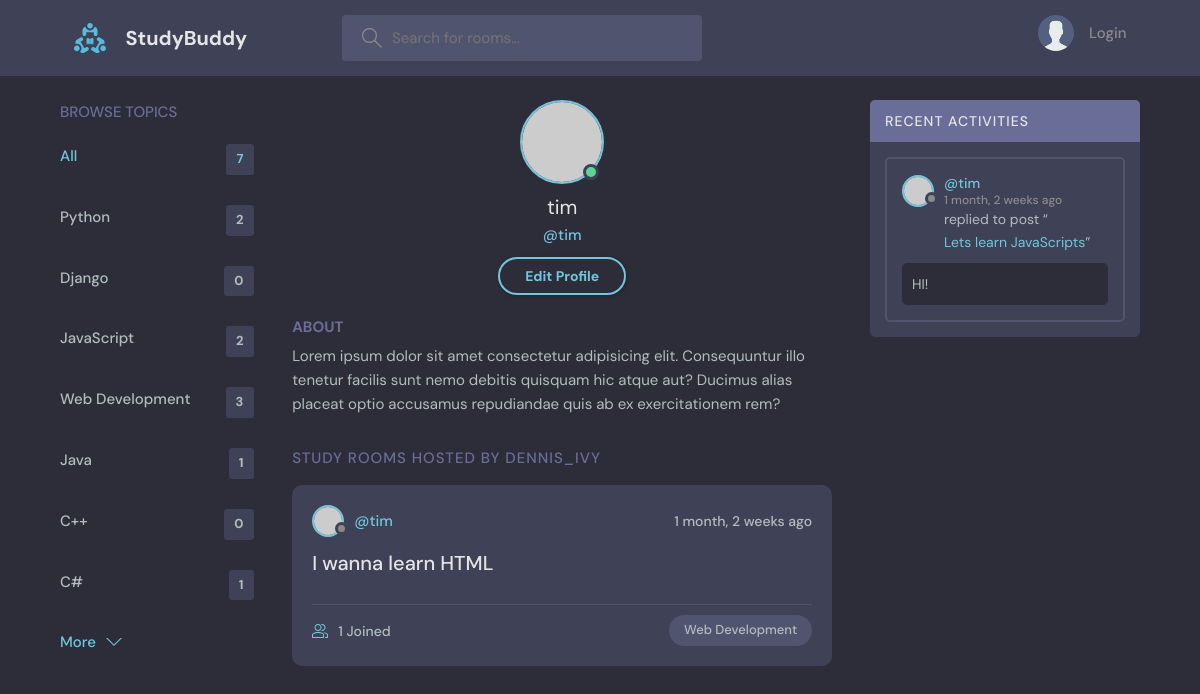
The app's page /profile/2/ with its own data.
### base/models.py (models this page shows, shortened)
class Topic(models.Model):
    name = models.CharField(max_length=200)

class Room(models.Model):
    host = models.ForeignKey(User, on_delete=models.SET_NULL, null=True)
    topic = models.ForeignKey(Topic, on_delete=models.SET_NULL, null=True)
    name = models.CharField(max_length=200)
    description = models.TextField(null=True, blank=True)
    participants = models.ManyToManyField(User, related_name='participants', blank=True)
    updated = models.DateTimeField(auto_now=True)
    created = models.DateTimeField(auto_now_add=True)
    class Meta:
        ordering = ['-updated', '-created']
    def __str__(self):
        return str(self.name)

class Message(models.Model):
    user = models.ForeignKey(User, on_delete=models.CASCADE)
    room = models.ForeignKey(Room, on_delete=models.CASCADE)
    body = models.TextField()
    updated = models.DateTimeField(auto_now=True)
    created = models.DateTimeField(auto_now_add=True)
    class Meta:
        ordering = ['-updated', '-created']

### base/views.py (the view)
# urls.py: path('profile/<str:pk>/', views.user_profile, name='user-profile'),
def user_profile(request, pk):
    user = User.objects.get(id=pk)
    room_messages = user.message_set.all()
    topics = Topic.objects.all()
    rooms = user.room_set.all()
    context = { 'user': user, 'rooms': rooms, 'room_messages': room_messages, 'topics': topics }
    return render(request, 'base/profile.html', context)

### base/templates/base/profile.html
{% extends 'index.html' %}
{% block content %}
  <main class="profile-page layout layout--3">
    <div class="container">
      {% include 'base/topics_component.html' %}
      <div class="roomList">
        <div class="profile">
          <div class="profile__avatar">
            <div class="avatar avatar--large active">
              <img src="https://randomuser.me/api/portraits/men/11.jpg" />
            </div>
          </div>
          <div class="profile__info">
            <h3>{{user.username}}</h3>
            <p>@{{user.username}}</p>
            <a href="edit-user.html" class="btn btn--main btn--pill">Edit Profile</a>
          </div>
          <div class="profile__about">
            <h3>About</h3>
            <p>
              Lorem ipsum dolor sit amet consectetur adipisicing elit. Consequuntur illo tenetur
              facilis sunt nemo debitis quisquam hic atque aut? Ducimus alias placeat optio
              accusamus repudiandae quis ab ex exercitationem rem?
            </p>
          </div>
        </div>
        <div class="roomList__header">
          <div>
            <h2>Study Rooms Hosted by dennis_ivy</a>
            </h2>
          </div>
        </div>
        {% include 'base/feed_component.html' %}
      </div>
      {% include 'base/activity_component.html' %}
    </div>
  </main>
{% endblock content %}

### base/templates/base/topics_component.html
<div class="topics">
    <div class="topics__header">
      <h2>Browse Topics</h2>
    </div>
    <ul class="topics__list">
      <li>
        <a href="{% url 'home' %}" class="active">All <span>{{topics.count}}</span></a>
      </li>
      {% for topic in topics %}
      <li>
        <a href="{% url 'home' %}?q={{topic.name}}">{{topic.name}} <span>{{topic.room_set.all.count}}</span></a>
      </li>
      {% endfor %}
    </ul>
    <a class="btn btn--link" href="topics.html">
      More
      <svg version="1.1" xmlns="http://www.w3.org/2000/svg" width="32" height="32" viewBox="0 0 32 32">
        <title>chevron-down</title>
        <path d="M16 21l-13-13h-3l16 16 16-16h-3l-13 13z"></path>
      </svg>
    </a>
  </div>

### base/templates/base/feed_component.html (shortened to what this page needs)
{% for room in rooms %}
<div class="roomListRoom">
    <div class="roomListRoom__header">
      <a href="{% url 'user-profile' room.host.id %}" class="roomListRoom__author">
        <div class="avatar avatar--small">
          <img src="https://randomuser.me/api/portraits/women/11.jpg" />
        </div>
        <span>@{{room.host.username}}</span>
      </a>
      <div class="roomListRoom__actions">
        <span>{{room.created|timesince}} ago</span>
      </div>
    </div>
    <div class="roomListRoom__content">
      <a href="{% url 'room' room.id %}">{{room.name}}</a>
    </div>
    <div class="roomListRoom__meta">
      <a href="{% url 'room' room.id %}" class="roomListRoom__joined">
        {{room.participants.all.count}} Joined
      </a>
      <p class="roomListRoom__topic">{{room.topic.name}}</p>
    </div>
</div>
{% endfor %}

### base/templates/base/activity_component.html (shortened to what this page needs)
<div class="activities">
    <div class="activities__header">
      <h2>Recent Activities</h2>
    </div>
    {% for message in room_messages %}
    <div class="activities__box">
      <div class="activities__boxHeader roomListRoom__header">
        <a href="{% url 'user-profile' message.user.id %}" class="roomListRoom__author">
          <div class="avatar avatar--small">
            <img src="https://randomuser.me/api/portraits/women/11.jpg" />
          </div>
          <p>
            @{{message.user}}
            <span>{{message.created|timesince}} ago</span>
          </p>
        </a>
      </div>
      <div class="activities__boxContent">
        <p>replied to post “<a href="{% url 'room' message.room.id %}">{{message.room}}</a>”</p>
        <div class="activities__boxRoomContent">
          {{message.body}}
        </div>
      </div>
    </div>
    {% endfor %}
</div>

### records on screen
Topic: name "Python", room_set.all.count "2"
Topic: name "Django", room_set.all.count "0"
Topic: name "JavaScript", room_set.all.count "2"
Topic: name "Web Development", room_set.all.count "3"
Topic: name "Java", room_set.all.count "1"
Topic: name "C++", room_set.all.count "0"
Topic: name "C#", room_set.all.count "1"
Room: host.username "tim", created "1 month, 2 weeks", name "I wanna learn HTML", participants.all.count "1", topic.name "Web Development"
Message: user "tim", created "1 month, 2 weeks", room "Lets learn JavaScripts", body "HI!"

### other values on screen
{{ topics.count }} "7"
{{ user.username }} "tim"
